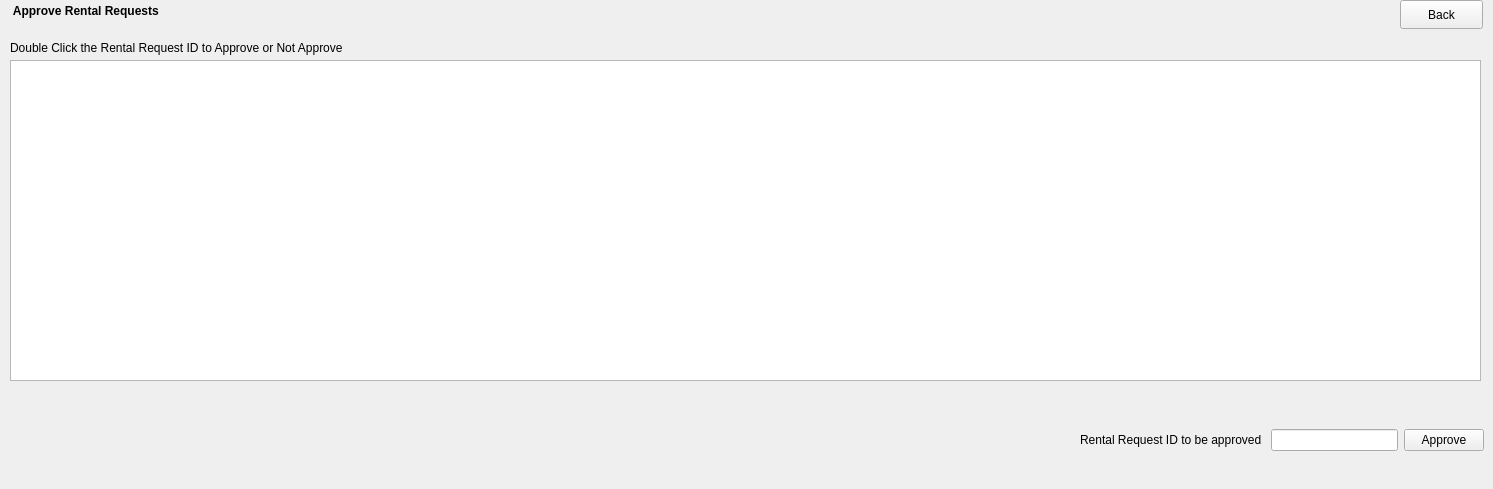
    <widget class="QWidget" name="page_10">
     <widget class="QLabel" name="label_12">
      <property name="geometry">
       <rect>
        <x>10</x>
        <y>0</y>
        <width>191</width>
        <height>21</height>
       </rect>
      </property>
      <property name="font">
       <font>
        <bold>true</bold>
       </font>
      </property>
      <property name="text">
       <string> Approve Rental Requests</string>
      </property>
     </widget>
     <widget class="QPushButton" name="Approve_Rental_Request_Back">
      <property name="geometry">
       <rect>
        <x>1400</x>
        <y>0</y>
        <width>83</width>
        <height>29</height>
       </rect>
      </property>
      <property name="text">
       <string>Back</string>
      </property>
     </widget>
     <widget class="QLabel" name="label_80">
      <property name="geometry">
       <rect>
        <x>10</x>
        <y>40</y>
        <width>491</width>
        <height>16</height>
       </rect>
      </property>
      <property name="text">
       <string>Double Click the Rental Request ID to Approve or Not Approve</string>
      </property>
     </widget>
     <widget class="QTableView" name="ApproveRentalRequests_tableView">
      <property name="geometry">
       <rect>
        <x>10</x>
        <y>60</y>
        <width>1471</width>
        <height>321</height>
       </rect>
      </property>
     </widget>
     <widget class="QWidget" name="horizontalLayoutWidget">
      <property name="geometry">
       <rect>
        <x>1080</x>
        <y>400</y>
        <width>404</width>
        <height>80</height>
       </rect>
      </property>
      <layout class="QHBoxLayout" name="horizontalLayout">
       <item>
        <widget class="QLabel" name="label_81">
         <property name="text">
          <string>Rental Request ID to be approved </string>
         </property>
        </widget>
       </item>
       <item>
        <widget class="QLineEdit" name="ApproveRentalRequest_ID"/>
       </item>
       <item>
        <widget class="QPushButton" name="ApproveRentalRequest_Approve">
         <property name="text">
          <string>Approve</string>
         </property>
        </widget>
       </item>
      </layout>
     </widget>
    </widget>
